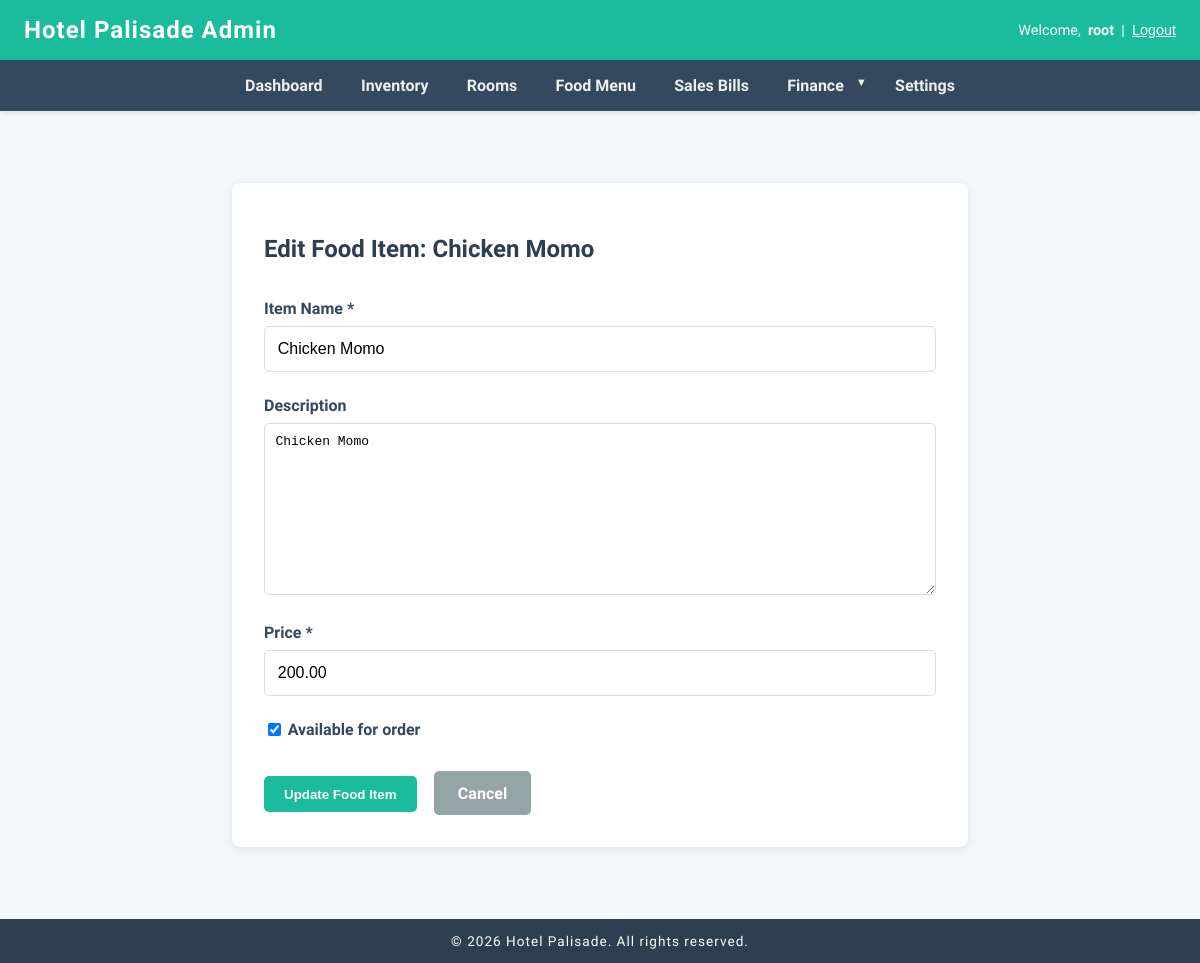
The page /dashboard/food-items/1/update/ (signed in) on the database its author committed.
### sales/models.py (models this page shows, shortened)
class FoodItem(models.Model):
	name = models.CharField(max_length=100)
	description = models.TextField(blank=True)
	price = models.DecimalField(max_digits=8, decimal_places=2)
	available = models.BooleanField(default=True)

### dashboard/views.py (the view)
# urls.py: path('food-items/<int:pk>/update/', views.food_item_update, name='food_item_update'),
@login_required(login_url='login')
def food_item_update(request, pk):
	food_item = get_object_or_404(FoodItem, pk=pk)
	if request.method == 'POST':
		form = FoodItemForm(request.POST, instance=food_item)
		if form.is_valid():
			form.save()
			return redirect('/dashboard/food-items/')
	else:
		form = FoodItemForm(instance=food_item)
	return render(request, 'dashboard/food_items/update.html', {'form': form, 'food_item': food_item})

### dashboard/views.py
class FoodItemForm(forms.ModelForm):
	class Meta:
		model = FoodItem
		fields = ['name', 'description', 'price', 'available']

### dashboard/templates/dashboard/food_items/update.html (shortened to what this page needs)
{% extends 'base.html' %}
{% block content %}
<div class="container">
    <div class="form-container">
        <h2>Edit Food Item: {{ food_item.name }}</h2>
        <form method="post">
            <div class="form-group">
                <label for="id_name">Item Name *</label>
                {{ form.name }}
            </div>
            <div class="form-group">
                <label for="id_description">Description</label>
                {{ form.description }}
            </div>
            <div class="form-group">
                <label for="id_price">Price *</label>
                {{ form.price }}
            </div>
            <div class="form-group checkbox-group">
                {{ form.available }}
                <label for="id_available" style="margin-bottom: 0;">Available for order</label>
            </div>
            <div class="button-group">
                <button type="submit" class="btn">Update Food Item</button>
                <a href="{% url 'food_item_list' %}" class="btn btn-secondary">Cancel</a>
            </div>
        </form>
    </div>
</div>
{% endblock %}

### dashboard/templates/base.html (shortened to what this page needs)
<!DOCTYPE html>
<html lang="en">
<head>
</head>
<body>
    <header>
        <h1>Hotel Palisade Admin</h1>
        <div class="user-info">
            {% if user.is_authenticated %}
                Welcome, <strong>{{ user.username }}</strong> |
                <form method="post" action="{% url 'logout' %}" style="display: inline;">
                    <button type="submit">Logout</button>
                </form>
            {% else %}
                <a href="{% url 'login' %}" style="color:#fff;text-decoration:underline;">Login</a>
            {% endif %}
        </div>
    </header>
    <nav>
        <ul id="navMenu">
            <li><a href="{% url 'dashboard' %}">Dashboard</a></li>
            <li><a href="{% url 'inventory_list' %}">Inventory</a></li>
            <li><a href="{% url 'room_list' %}">Rooms</a></li>
            <li><a href="{% url 'food_item_list' %}">Food Menu</a></li>
            <li><a href="{% url 'sales_bill_list' %}">Sales Bills</a></li>
            <li class="dropdown">
                <a href="#" class="dropdown-toggle" onclick="toggleDropdown(event)">Finance</a>
            </li>
            <li><a href="{% url 'settings' %}">Settings</a></li>
        </ul>
    </nav>
    <main>
        {% block content %}{% endblock %}
    </main>
    <footer>
        &copy; {{ year|default:2026 }} Hotel Palisade. All rights reserved.
    </footer>
</body>
</html>

### dashboard/templates/base.html (style rules this page uses)
* { box-sizing: border-box; }
body { margin: 0; padding: 0; background: #f4f8fb; font-family: 'Segoe UI', Arial, sans-serif; color: #2c3e50; }
header { background: #1abc9c; color: #fff; padding: 1em 1.5em; box-shadow: 0 2px 8px rgba(44,62,80,0.08); display: flex; align-items: center; justify-content: space-between; flex-wrap: wrap; gap: 1em; }
header h1 { margin: 0; font-size: 1.5em; letter-spacing: 1px; }
.user-info { font-size: 0.9em; display: flex; align-items: center; gap: 0.5em; flex-wrap: wrap; }
.user-info button { background: none; border: none; color: #fff; text-decoration: underline; cursor: pointer; font-size: 1em; padding: 0; }
nav { background: #34495e; padding: 0; box-shadow: 0 2px 5px rgba(0,0,0,0.1); position: relative; }
nav ul { list-style: none; margin: 0; padding: 0; display: flex; justify-content: center; flex-wrap: wrap; }
nav li { margin: 0; }
nav a { display: block; padding: 1em 1.2em; color: #ecf0f1; text-decoration: none; transition: background 0.3s; font-weight: 600; white-space: nowrap; }
.dropdown { position: relative; }
.dropdown-toggle { cursor: pointer; position: relative; padding-right: 2em !important; }
.dropdown-toggle::after { content: '▼'; position: absolute; right: 0.8em; font-size: 0.7em; }
main { min-height: 80vh; padding: 0.5em; }
footer { background: #2c3e50; color: #fff; text-align: center; padding: 1em; font-size: 0.85em; letter-spacing: 1px; }

### dashboard/templates/dashboard/food_items/update.html (style rules this page uses)
.container { max-width: 800px; margin: 2em auto; padding: 2em; }
.form-container { background: #fff; border-radius: 8px; padding: 2em; box-shadow: 0 2px 10px rgba(0,0,0,0.1); }
h2 { color: #2c3e50; margin-bottom: 1.5em; }
.form-group { margin-bottom: 1.5em; }
label { display: block; margin-bottom: 0.5em; color: #34495e; font-weight: 600; }
input[type="text"], input[type="number"], select, textarea { width: 100%; padding: 0.8em; border: 1px solid #ddd; border-radius: 5px; font-size: 1em; box-sizing: border-box; }
textarea { min-height: 100px; resize: vertical; }
.checkbox-group { display: flex; align-items: center; }
.checkbox-group input[type="checkbox"] { width: auto; margin-right: 0.5em; }
.btn { display: inline-block; padding: 0.8em 1.5em; background: #1abc9c; color: #fff; text-decoration: none; border-radius: 5px; transition: background 0.3s; font-weight: 600; border: none; cursor: pointer; margin-right: 1em; }
.btn-secondary { background: #95a5a6; }
.button-group { margin-top: 2em; }

### rows shown on the page
FoodItem: name "Chicken Momo", description "Chicken Momo", price "200.00", available "☑"

### other values the page prints
{{ user.username }} "root"
{{ year|default:2026 }} "2026"
